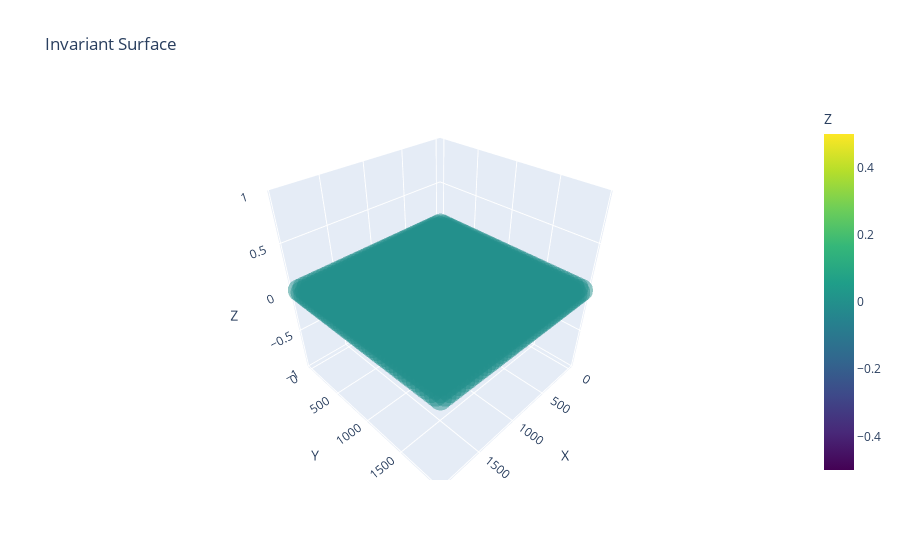

Here is the notebook cell this chart was saved with:
### Code cell
import numpy as np
import pandas as pd
import plotly.express as px
import param
import panel as pn
pn.extension()

class CurvePoolParameters(param.Parameterized):
    coins = param.List(['DAI', 'USDC', 'USDT'], doc="List of coins in the pool")
    A = param.Number(500, bounds=(0, None), doc="Amplification coefficient")
    fee = param.Number(0.0004, bounds=(0, 1), doc="Trading fee")
    admin_fee = param.Number(0.5, bounds=(0, 1), doc="Admin fee")
    lp_token_name = param.String("Curve LP Token", doc="LP token name")
    lp_token_symbol = param.String("crvLP", doc="LP token symbol")
    
    def invariant_surface_plot(self, balances, step=50, epsilon=1e-8):
        num_coins = len(balances)
        X, Y = np.meshgrid(np.arange(0, balances[0] * 2, step),
                           np.arange(0, balances[1] * 2, step))

        total = np.sum((np.array(balances) + epsilon) ** (1 - self.A))
        Z = (total ** (1 / np.maximum(1 - self.A, epsilon))) * np.ones_like(X)

        data = np.stack([X, Y, Z], axis=2)
        df = data.reshape(-1, data.shape[-1])
        df = pd.DataFrame(df, columns=['X', 'Y', 'Z'])

        plot = px.scatter_3d(df, x='X', y='Y', z='Z', color='Z', title='Invariant Surface',
                             color_continuous_scale='Viridis', opacity=0.5)

        return plot

curve_pool = CurvePoolParameters()
balances = [1000, 1000, 1000]
plot = curve_pool.invariant_surface_plot(balances)
plot.show()

### Figure 1 — Plotly figure (JSON) as saved in the notebook; plotly's stock layout.template omitted (floating-point values rounded to 4 significant figures; data arrays with more than 128 entries replaced by an {"elided": "..."} marker saying what was removed)
{"data": [{"hovertemplate": "X=%{x}<br>Y=%{y}<br>Z=%{marker.color}<extra></extra>", "legendgroup": "", "marker": {"color": {"elided": "1600 int values"}, "coloraxis": "coloraxis", "opacity": 0.5, "symbol": "circle"}, "mode": "markers", "name": "", "scene": "scene", "showlegend": false, "type": "scatter3d", "x": {"elided": "1600 int values"}, "y": {"elided": "1600 int values"}, "z": {"elided": "1600 int values"}}], "layout": {"autosize": true, "coloraxis": {"colorbar": {"title": {"text": "Z"}}, "colorscale": [[0, "#440154"], [0.1111, "#482878"], [0.2222, "#3e4989"], [0.3333, "#31688e"], [0.4444, "#26828e"], [0.5556, "#1f9e89"], [0.6667, "#35b779"], [0.7778, "#6ece58"], [0.8889, "#b5de2b"], [1, "#fde725"]]}, "legend": {"tracegroupgap": 0}, "scene": {"aspectmode": "auto", "aspectratio": {"x": 1, "y": 1, "z": 1}, "domain": {"x": [0, 1], "y": [0, 1]}, "xaxis": {"title": {"text": "X"}, "type": "linear"}, "yaxis": {"title": {"text": "Y"}, "type": "linear"}, "zaxis": {"title": {"text": "Z"}, "type": "linear"}}, "title": {"text": "Invariant Surface"}}}
